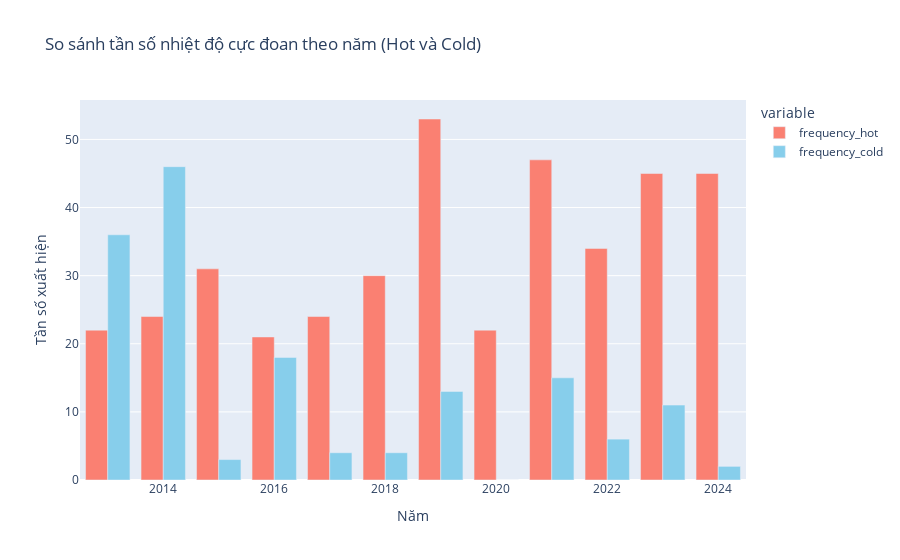

Write notebook code for a chart like this one.
### Code cell
fig = px.bar(
    df1,
    x='YEAR',
    y=['frequency_hot', 'frequency_cold'],
    barmode='group',  # Grouped bar chart
    labels={'value': 'Tần số xuất hiện', 'YEAR': 'Năm'},
    title='So sánh tần số nhiệt độ cực đoan theo năm (Hot và Cold)',
    color_discrete_sequence=['salmon', 'skyblue']
)
fig.show()

### Figure 1 — Plotly figure (JSON) as saved in the notebook; plotly's stock layout.template omitted (floating-point values rounded to 4 significant figures)
{"data": [{"alignmentgroup": "True", "hovertemplate": "variable=frequency_hot<br>Năm=%{x}<br>Tần số xuất hiện=%{y}<extra></extra>", "legendgroup": "frequency_hot", "marker": {"color": "salmon", "pattern": {"shape": ""}}, "name": "frequency_hot", "offsetgroup": "frequency_hot", "orientation": "v", "showlegend": true, "textposition": "auto", "type": "bar", "x": [2013, 2014, 2015, 2016, 2017, 2018, 2019, 2020, 2021, 2022, 2023, 2024], "xaxis": "x", "y": [22, 24, 31, 21, 24, 30, 53, 22, 47, 34, 45, 45], "yaxis": "y"}, {"alignmentgroup": "True", "hovertemplate": "variable=frequency_cold<br>Năm=%{x}<br>Tần số xuất hiện=%{y}<extra></extra>", "legendgroup": "frequency_cold", "marker": {"color": "skyblue", "pattern": {"shape": ""}}, "name": "frequency_cold", "offsetgroup": "frequency_cold", "orientation": "v", "showlegend": true, "textposition": "auto", "type": "bar", "x": [2013, 2014, 2015, 2016, 2017, 2018, 2019, 2020, 2021, 2022, 2023, 2024], "xaxis": "x", "y": [36, 46, 3, 18, 4, 4, 13, 0, 15, 6, 11, 2], "yaxis": "y"}], "layout": {"barmode": "group", "legend": {"title": {"text": "variable"}, "tracegroupgap": 0}, "title": {"text": "So sánh tần số nhiệt độ cực đoan theo năm (Hot và Cold)"}, "xaxis": {"anchor": "y", "domain": [0, 1], "title": {"text": "Năm"}}, "yaxis": {"anchor": "x", "domain": [0, 1], "title": {"text": "Tần số xuất hiện"}}}}
